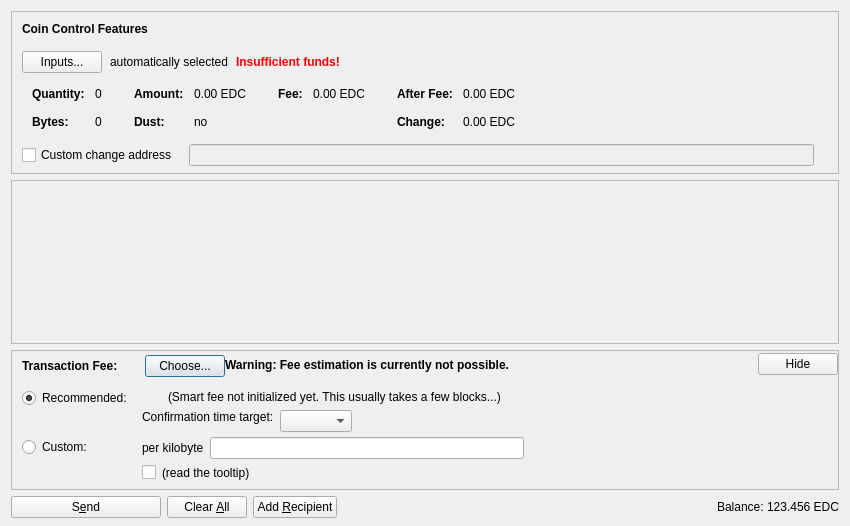
<?xml version="1.0" encoding="UTF-8"?>
<ui version="4.0">
 <class>SendCoinsDialog</class>
 <widget class="QDialog" name="SendCoinsDialog">
  <property name="geometry">
   <rect>
    <x>0</x>
    <y>0</y>
    <width>850</width>
    <height>526</height>
   </rect>
  </property>
  <property name="windowTitle">
   <string>Send Coins</string>
  </property>
  <layout class="QVBoxLayout" name="verticalLayout" stretch="0,1,0,0">
   <property name="bottomMargin">
    <number>8</number>
   </property>
   <item>
    <widget class="QFrame" name="frameCoinControl">
     <property name="sizePolicy">
      <sizepolicy hsizetype="Expanding" vsizetype="Expanding">
       <horstretch>0</horstretch>
       <verstretch>0</verstretch>
      </sizepolicy>
     </property>
     <property name="maximumSize">
      <size>
       <width>16777215</width>
       <height>16777215</height>
      </size>
     </property>
     <property name="frameShape">
      <enum>QFrame::StyledPanel</enum>
     </property>
     <property name="frameShadow">
      <enum>QFrame::Sunken</enum>
     </property>
     <layout class="QVBoxLayout" name="verticalLayoutCoinControl2">
      <property name="spacing">
       <number>0</number>
      </property>
      <property name="leftMargin">
       <number>0</number>
      </property>
      <property name="topMargin">
       <number>0</number>
      </property>
      <property name="rightMargin">
       <number>0</number>
      </property>
      <property name="bottomMargin">
       <number>6</number>
      </property>
      <item>
       <layout class="QVBoxLayout" name="verticalLayoutCoinControl" stretch="0,0,0,0,1">
        <property name="spacing">
         <number>0</number>
        </property>
        <property name="leftMargin">
         <number>10</number>
        </property>
        <property name="topMargin">
         <number>10</number>
        </property>
        <item>
         <layout class="QHBoxLayout" name="horizontalLayoutCoinControl1">
          <property name="bottomMargin">
           <number>15</number>
          </property>
          <item>
           <widget class="QLabel" name="labelCoinControlFeatures">
            <property name="sizePolicy">
             <sizepolicy hsizetype="Preferred" vsizetype="Maximum">
              <horstretch>0</horstretch>
              <verstretch>0</verstretch>
             </sizepolicy>
            </property>
            <property name="font">
             <font>
              <weight>75</weight>
              <bold>true</bold>
             </font>
            </property>
            <property name="styleSheet">
             <string notr="true">font-weight:bold;</string>
            </property>
            <property name="text">
             <string>Coin Control Features</string>
            </property>
           </widget>
          </item>
         </layout>
        </item>
        <item>
         <layout class="QHBoxLayout" name="horizontalLayoutCoinControl2" stretch="0,0,0,0">
          <property name="spacing">
           <number>8</number>
          </property>
          <property name="bottomMargin">
           <number>10</number>
          </property>
          <item>
           <widget class="QPushButton" name="pushButtonCoinControl">
            <property name="styleSheet">
             <string notr="true"/>
            </property>
            <property name="text">
             <string>Inputs...</string>
            </property>
            <property name="autoDefault">
             <bool>false</bool>
            </property>
           </widget>
          </item>
          <item>
           <widget class="QLabel" name="labelCoinControlAutomaticallySelected">
            <property name="text">
             <string>automatically selected</string>
            </property>
            <property name="margin">
             <number>5</number>
            </property>
           </widget>
          </item>
          <item>
           <widget class="QLabel" name="labelCoinControlInsuffFunds">
            <property name="font">
             <font>
              <weight>75</weight>
              <bold>true</bold>
             </font>
            </property>
            <property name="styleSheet">
             <string notr="true">color:red;font-weight:bold;</string>
            </property>
            <property name="text">
             <string>Insufficient funds!</string>
            </property>
            <property name="margin">
             <number>5</number>
            </property>
           </widget>
          </item>
          <item>
           <spacer name="horizontalSpacerCoinControl">
            <property name="orientation">
             <enum>Qt::Horizontal</enum>
            </property>
            <property name="sizeHint" stdset="0">
             <size>
              <width>40</width>
              <height>1</height>
             </size>
            </property>
           </spacer>
          </item>
         </layout>
        </item>
        <item>
         <widget class="QWidget" name="widgetCoinControl" native="true">
          <property name="sizePolicy">
           <sizepolicy hsizetype="Preferred" vsizetype="Preferred">
            <horstretch>0</horstretch>
            <verstretch>0</verstretch>
           </sizepolicy>
          </property>
          <property name="minimumSize">
           <size>
            <width>0</width>
            <height>0</height>
           </size>
          </property>
          <property name="styleSheet">
           <string notr="true"/>
          </property>
          <layout class="QHBoxLayout" name="horizontalLayoutCoinControl5">
           <property name="leftMargin">
            <number>0</number>
           </property>
           <property name="topMargin">
            <number>0</number>
           </property>
           <property name="rightMargin">
            <number>0</number>
           </property>
           <property name="bottomMargin">
            <number>0</number>
           </property>
           <item>
            <layout class="QHBoxLayout" name="horizontalLayoutCoinControl3" stretch="0,0,0,1">
             <property name="spacing">
              <number>20</number>
             </property>
             <property name="topMargin">
              <number>0</number>
             </property>
             <property name="bottomMargin">
              <number>10</number>
             </property>
             <item>
              <layout class="QFormLayout" name="formLayoutCoinControl1">
               <property name="horizontalSpacing">
                <number>10</number>
               </property>
               <property name="verticalSpacing">
                <number>14</number>
               </property>
               <property name="leftMargin">
                <number>10</number>
               </property>
               <property name="topMargin">
                <number>4</number>
               </property>
               <property name="rightMargin">
                <number>6</number>
               </property>
               <item row="0" column="0">
                <widget class="QLabel" name="labelCoinControlQuantityText">
                 <property name="font">
                  <font>
                   <weight>75</weight>
                   <bold>true</bold>
                  </font>
                 </property>
                 <property name="text">
                  <string>Quantity:</string>
                 </property>
                 <property name="margin">
                  <number>0</number>
                 </property>
                </widget>
               </item>
               <item row="0" column="1">
                <widget class="QLabel" name="labelCoinControlQuantity">
                 <property name="cursor">
                  <cursorShape>IBeamCursor</cursorShape>
                 </property>
                 <property name="contextMenuPolicy">
                  <enum>Qt::ActionsContextMenu</enum>
                 </property>
                 <property name="text">
                  <string notr="true">0</string>
                 </property>
                 <property name="margin">
                  <number>0</number>
                 </property>
                 <property name="textInteractionFlags">
                  <set>Qt::LinksAccessibleByMouse|Qt::TextSelectableByKeyboard|Qt::TextSelectableByMouse</set>
                 </property>
                </widget>
               </item>
               <item row="1" column="0">
                <widget class="QLabel" name="labelCoinControlBytesText">
                 <property name="font">
                  <font>
                   <weight>75</weight>
                   <bold>true</bold>
                  </font>
                 </property>
                 <property name="text">
                  <string>Bytes:</string>
                 </property>
                </widget>
               </item>
               <item row="1" column="1">
                <widget class="QLabel" name="labelCoinControlBytes">
                 <property name="cursor">
                  <cursorShape>IBeamCursor</cursorShape>
                 </property>
                 <property name="contextMenuPolicy">
                  <enum>Qt::ActionsContextMenu</enum>
                 </property>
                 <property name="text">
                  <string notr="true">0</string>
                 </property>
                 <property name="textInteractionFlags">
                  <set>Qt::LinksAccessibleByMouse|Qt::TextSelectableByKeyboard|Qt::TextSelectableByMouse</set>
                 </property>
                </widget>
               </item>
              </layout>
             </item>
             <item>
              <layout class="QFormLayout" name="formLayoutCoinControl2">
               <property name="horizontalSpacing">
                <number>10</number>
               </property>
               <property name="verticalSpacing">
                <number>14</number>
               </property>
               <property name="leftMargin">
                <number>6</number>
               </property>
               <property name="topMargin">
                <number>4</number>
               </property>
               <property name="rightMargin">
                <number>6</number>
               </property>
               <item row="0" column="0">
                <widget class="QLabel" name="labelCoinControlAmountText">
                 <property name="font">
                  <font>
                   <weight>75</weight>
                   <bold>true</bold>
                  </font>
                 </property>
                 <property name="text">
                  <string>Amount:</string>
                 </property>
                 <property name="margin">
                  <number>0</number>
                 </property>
                </widget>
               </item>
               <item row="0" column="1">
                <widget class="QLabel" name="labelCoinControlAmount">
                 <property name="cursor">
                  <cursorShape>IBeamCursor</cursorShape>
                 </property>
                 <property name="contextMenuPolicy">
                  <enum>Qt::ActionsContextMenu</enum>
                 </property>
                 <property name="text">
                  <string notr="true">0.00 EDC</string>
                 </property>
                 <property name="textInteractionFlags">
                  <set>Qt::LinksAccessibleByMouse|Qt::TextSelectableByKeyboard|Qt::TextSelectableByMouse</set>
                 </property>
                </widget>
               </item>
               <item row="1" column="0">
                <widget class="QLabel" name="labelCoinControlLowOutputText">
                 <property name="font">
                  <font>
                   <weight>75</weight>
                   <bold>true</bold>
                  </font>
                 </property>
                 <property name="text">
                  <string>Dust:</string>
                 </property>
                </widget>
               </item>
               <item row="1" column="1">
                <widget class="QLabel" name="labelCoinControlLowOutput">
                 <property name="cursor">
                  <cursorShape>IBeamCursor</cursorShape>
                 </property>
                 <property name="contextMenuPolicy">
                  <enum>Qt::ActionsContextMenu</enum>
                 </property>
                 <property name="text">
                  <string notr="true">no</string>
                 </property>
                 <property name="textInteractionFlags">
                  <set>Qt::LinksAccessibleByMouse|Qt::TextSelectableByKeyboard|Qt::TextSelectableByMouse</set>
                 </property>
                </widget>
               </item>
              </layout>
             </item>
             <item>
              <layout class="QFormLayout" name="formLayoutCoinControl3">
               <property name="horizontalSpacing">
                <number>10</number>
               </property>
               <property name="verticalSpacing">
                <number>14</number>
               </property>
               <property name="leftMargin">
                <number>6</number>
               </property>
               <property name="topMargin">
                <number>4</number>
               </property>
               <property name="rightMargin">
                <number>6</number>
               </property>
               <item row="0" column="0">
                <widget class="QLabel" name="labelCoinControlFeeText">
                 <property name="font">
                  <font>
                   <weight>75</weight>
                   <bold>true</bold>
                  </font>
                 </property>
                 <property name="text">
                  <string>Fee:</string>
                 </property>
                 <property name="margin">
                  <number>0</number>
                 </property>
                </widget>
               </item>
               <item row="0" column="1">
                <widget class="QLabel" name="labelCoinControlFee">
                 <property name="cursor">
                  <cursorShape>IBeamCursor</cursorShape>
                 </property>
                 <property name="contextMenuPolicy">
                  <enum>Qt::ActionsContextMenu</enum>
                 </property>
                 <property name="text">
                  <string notr="true">0.00 EDC</string>
                 </property>
                 <property name="textInteractionFlags">
                  <set>Qt::LinksAccessibleByMouse|Qt::TextSelectableByKeyboard|Qt::TextSelectableByMouse</set>
                 </property>
                </widget>
               </item>
              </layout>
             </item>
             <item>
              <layout class="QFormLayout" name="formLayoutCoinControl4">
               <property name="horizontalSpacing">
                <number>10</number>
               </property>
               <property name="verticalSpacing">
                <number>14</number>
               </property>
               <property name="leftMargin">
                <number>6</number>
               </property>
               <property name="topMargin">
                <number>4</number>
               </property>
               <property name="rightMargin">
                <number>6</number>
               </property>
               <item row="0" column="0">
                <widget class="QLabel" name="labelCoinControlAfterFeeText">
                 <property name="font">
                  <font>
                   <weight>75</weight>
                   <bold>true</bold>
                  </font>
                 </property>
                 <property name="text">
                  <string>After Fee:</string>
                 </property>
                 <property name="margin">
                  <number>0</number>
                 </property>
                </widget>
               </item>
               <item row="0" column="1">
                <widget class="QLabel" name="labelCoinControlAfterFee">
                 <property name="cursor">
                  <cursorShape>IBeamCursor</cursorShape>
                 </property>
                 <property name="contextMenuPolicy">
                  <enum>Qt::ActionsContextMenu</enum>
                 </property>
                 <property name="text">
                  <string notr="true">0.00 EDC</string>
                 </property>
                 <property name="textInteractionFlags">
                  <set>Qt::LinksAccessibleByMouse|Qt::TextSelectableByKeyboard|Qt::TextSelectableByMouse</set>
                 </property>
                </widget>
               </item>
               <item row="1" column="0">
                <widget class="QLabel" name="labelCoinControlChangeText">
                 <property name="font">
                  <font>
                   <weight>75</weight>
                   <bold>true</bold>
                  </font>
                 </property>
                 <property name="text">
                  <string>Change:</string>
                 </property>
                </widget>
               </item>
               <item row="1" column="1">
                <widget class="QLabel" name="labelCoinControlChange">
                 <property name="cursor">
                  <cursorShape>IBeamCursor</cursorShape>
                 </property>
                 <property name="contextMenuPolicy">
                  <enum>Qt::ActionsContextMenu</enum>
                 </property>
                 <property name="text">
                  <string notr="true">0.00 EDC</string>
                 </property>
                 <property name="textInteractionFlags">
                  <set>Qt::LinksAccessibleByMouse|Qt::TextSelectableByKeyboard|Qt::TextSelectableByMouse</set>
                 </property>
                </widget>
               </item>
              </layout>
             </item>
            </layout>
           </item>
          </layout>
         </widget>
        </item>
        <item>
         <layout class="QHBoxLayout" name="horizontalLayoutCoinControl4" stretch="0,0,0">
          <property name="spacing">
           <number>12</number>
          </property>
          <property name="sizeConstraint">
           <enum>QLayout::SetDefaultConstraint</enum>
          </property>
          <property name="topMargin">
           <number>5</number>
          </property>
          <property name="rightMargin">
           <number>5</number>
          </property>
          <item>
           <widget class="QCheckBox" name="checkBoxCoinControlChange">
            <property name="toolTip">
             <string>If this is activated, but the change address is empty or invalid, change will be sent to a newly generated address.</string>
            </property>
            <property name="text">
             <string>Custom change address</string>
            </property>
           </widget>
          </item>
          <item>
           <widget class="QValidatedLineEdit" name="lineEditCoinControlChange">
            <property name="enabled">
             <bool>false</bool>
            </property>
            <property name="sizePolicy">
             <sizepolicy hsizetype="Expanding" vsizetype="Fixed">
              <horstretch>0</horstretch>
              <verstretch>0</verstretch>
             </sizepolicy>
            </property>
           </widget>
          </item>
          <item>
           <widget class="QLabel" name="labelCoinControlChangeLabel">
            <property name="sizePolicy">
             <sizepolicy hsizetype="Preferred" vsizetype="Expanding">
              <horstretch>0</horstretch>
              <verstretch>0</verstretch>
             </sizepolicy>
            </property>
            <property name="minimumSize">
             <size>
              <width>0</width>
              <height>0</height>
             </size>
            </property>
            <property name="text">
             <string/>
            </property>
            <property name="margin">
             <number>3</number>
            </property>
           </widget>
          </item>
         </layout>
        </item>
        <item>
         <spacer name="verticalSpacerCoinControl">
          <property name="orientation">
           <enum>Qt::Vertical</enum>
          </property>
          <property name="sizeHint" stdset="0">
           <size>
            <width>800</width>
            <height>1</height>
           </size>
          </property>
         </spacer>
        </item>
       </layout>
      </item>
     </layout>
    </widget>
   </item>
   <item>
    <widget class="QScrollArea" name="scrollArea">
     <property name="widgetResizable">
      <bool>true</bool>
     </property>
     <widget class="QWidget" name="scrollAreaWidgetContents">
      <property name="geometry">
       <rect>
        <x>0</x>
        <y>0</y>
        <width>830</width>
        <height>104</height>
       </rect>
      </property>
      <layout class="QVBoxLayout" name="verticalLayout_2" stretch="0,1">
       <property name="leftMargin">
        <number>0</number>
       </property>
       <property name="topMargin">
        <number>0</number>
       </property>
       <property name="rightMargin">
        <number>0</number>
       </property>
       <property name="bottomMargin">
        <number>0</number>
       </property>
       <item>
        <layout class="QVBoxLayout" name="entries">
         <property name="spacing">
          <number>6</number>
         </property>
        </layout>
       </item>
       <item>
        <spacer name="verticalSpacer">
         <property name="orientation">
          <enum>Qt::Vertical</enum>
         </property>
         <property name="sizeHint" stdset="0">
          <size>
           <width>20</width>
           <height>40</height>
          </size>
         </property>
        </spacer>
       </item>
      </layout>
     </widget>
    </widget>
   </item>
   <item>
    <widget class="QFrame" name="frameFee">
     <property name="sizePolicy">
      <sizepolicy hsizetype="Expanding" vsizetype="Expanding">
       <horstretch>0</horstretch>
       <verstretch>0</verstretch>
      </sizepolicy>
     </property>
     <property name="maximumSize">
      <size>
       <width>16777215</width>
       <height>16777215</height>
      </size>
     </property>
     <property name="frameShape">
      <enum>QFrame::StyledPanel</enum>
     </property>
     <property name="frameShadow">
      <enum>QFrame::Sunken</enum>
     </property>
     <layout class="QVBoxLayout" name="verticalLayoutFee1">
      <property name="spacing">
       <number>0</number>
      </property>
      <property name="leftMargin">
       <number>0</number>
      </property>
      <property name="topMargin">
       <number>0</number>
      </property>
      <property name="rightMargin">
       <number>0</number>
      </property>
      <property name="bottomMargin">
       <number>0</number>
      </property>
      <item>
       <layout class="QVBoxLayout" name="verticalLayoutFee2" stretch="0,0,0">
        <property name="spacing">
         <number>0</number>
        </property>
        <property name="leftMargin">
         <number>10</number>
        </property>
        <property name="topMargin">
         <number>0</number>
        </property>
        <item>
         <layout class="QHBoxLayout" name="horizontalLayoutFee1">
          <property name="bottomMargin">
           <number>0</number>
          </property>
          <item>
           <layout class="QVBoxLayout" name="verticalLayoutFee7">
            <property name="spacing">
             <number>0</number>
            </property>
            <item>
             <spacer name="verticalSpacerSmartFee">
              <property name="orientation">
               <enum>Qt::Vertical</enum>
              </property>
              <property name="sizeType">
               <enum>QSizePolicy::Fixed</enum>
              </property>
              <property name="sizeHint" stdset="0">
               <size>
                <width>1</width>
                <height>4</height>
               </size>
              </property>
             </spacer>
            </item>
            <item>
             <layout class="QHBoxLayout" name="horizontalLayoutSmartFee">
              <property name="spacing">
               <number>10</number>
              </property>
              <item>
               <widget class="QLabel" name="labelFeeHeadline">
                <property name="sizePolicy">
                 <sizepolicy hsizetype="Preferred" vsizetype="Maximum">
                  <horstretch>0</horstretch>
                  <verstretch>0</verstretch>
                 </sizepolicy>
                </property>
                <property name="font">
                 <font>
                  <weight>75</weight>
                  <bold>true</bold>
                 </font>
                </property>
                <property name="styleSheet">
                 <string notr="true">font-weight:bold;</string>
                </property>
                <property name="text">
                 <string>Transaction Fee:</string>
                </property>
               </widget>
              </item>
              <item>
               <widget class="QLabel" name="labelFeeMinimized">
                <property name="text">
                 <string/>
                </property>
               </widget>
              </item>
              <item>
               <widget class="QPushButton" name="buttonChooseFee">
                <property name="text">
                 <string>Choose...</string>
                </property>
               </widget>
              </item>
             </layout>
            </item>
            <item>
             <spacer name="verticalSpacer_5">
              <property name="orientation">
               <enum>Qt::Vertical</enum>
              </property>
              <property name="sizeHint" stdset="0">
               <size>
                <width>1</width>
                <height>1</height>
               </size>
              </property>
             </spacer>
            </item>
           </layout>
          </item>
          <item>
           <widget class="QLabel" name="fallbackFeeWarningLabel">
            <property name="toolTip">
             <string>Using the fallbackfee can result in sending a transaction that will take several hours or days (or never) to confirm. Consider choosing your fee manually or wait until you have validated the complete chain.</string>
            </property>
            <property name="font">
            <font>
                <weight>75</weight>
                <bold>true</bold>
            </font>
            </property>
            <property name="text">
             <string>Warning: Fee estimation is currently not possible.</string>
            </property>
            <property name="wordWrap">
             <bool>false</bool>
            </property>
           </widget>
          </item>
          <item>
           <spacer name="horizontalSpacer_4">
            <property name="orientation">
             <enum>Qt::Horizontal</enum>
            </property>
            <property name="sizeType">
             <enum>QSizePolicy::MinimumExpanding</enum>
            </property>
            <property name="sizeHint" stdset="0">
             <size>
              <width>40</width>
              <height>20</height>
             </size>
            </property>
           </spacer>
          </item>
          <item>
           <widget class="QPushButton" name="buttonMinimizeFee">
            <property name="toolTip">
             <string>collapse fee-settings</string>
            </property>
            <property name="text">
             <string>Hide</string>
            </property>
           </widget>
          </item>
         </layout>
        </item>
        <item>
         <widget class="QFrame" name="frameFeeSelection">
          <layout class="QVBoxLayout" name="verticalLayoutFee12">
           <property name="spacing">
            <number>0</number>
           </property>
           <property name="leftMargin">
            <number>0</number>
           </property>
           <property name="topMargin">
            <number>0</number>
           </property>
           <property name="rightMargin">
            <number>0</number>
           </property>
           <property name="bottomMargin">
            <number>0</number>
           </property>
           <item>
            <layout class="QGridLayout" name="gridLayoutFee">
             <property name="topMargin">
              <number>10</number>
             </property>
             <property name="bottomMargin">
              <number>4</number>
             </property>
             <property name="horizontalSpacing">
              <number>10</number>
             </property>
             <property name="verticalSpacing">
              <number>4</number>
             </property>
             <item row="1" column="1">
              <layout class="QVBoxLayout" name="verticalLayoutFee8">
               <property name="spacing">
                <number>6</number>
               </property>
               <item>
                <layout class="QHBoxLayout" name="horizontalLayoutFee13">
                 <item>
                  <widget class="QLabel" name="labelCustomPerKilobyte">
                   <property name="toolTip">
                    <string>If the custom fee is set to 1000 satoshis and the transaction is only 250 bytes, then &quot;per kilobyte&quot; only pays 250 satoshis in fee, while &quot;total at least&quot; pays 1000 satoshis. For transactions bigger than a kilobyte both pay by kilobyte.</string>
                   </property>
                   <property name="text">
                    <string>per kilobyte</string>
                   </property>
                  </widget>
                 </item>
                 <item>
                  <widget class="BitcoinAmountField" name="customFee"/>
                 </item>
                 <item>
                  <spacer name="horizontalSpacer_6">
                   <property name="orientation">
                    <enum>Qt::Horizontal</enum>
                   </property>
                   <property name="sizeHint" stdset="0">
                    <size>
                     <width>1</width>
                     <height>1</height>
                    </size>
                   </property>
                  </spacer>
                 </item>
                </layout>
               </item>
               <item>
                <layout class="QHBoxLayout" name="horizontalLayoutFee8">
                 <item>
                  <widget class="QCheckBox" name="checkBoxMinimumFee">
                   <property name="toolTip">
                    <string>Paying only the minimum fee is just fine as long as there is less transaction volume than space in the blocks. But be aware that this can end up in a never confirming transaction once there is more demand for educacoin transactions than the network can process.</string>
                   </property>
                   <property name="text">
                    <string/>
                   </property>
                  </widget>
                 </item>
                 <item>
                  <widget class="QLabel" name="labelMinFeeWarning">
                   <property name="enabled">
                    <bool>true</bool>
                   </property>
                   <property name="toolTip">
                    <string>Paying only the minimum fee is just fine as long as there is less transaction volume than space in the blocks. But be aware that this can end up in a never confirming transaction once there is more demand for educacoin transactions than the network can process.</string>
                   </property>
                   <property name="text">
                    <string>(read the tooltip)</string>
                   </property>
                   <property name="margin">
                    <number>5</number>
                   </property>
                  </widget>
                 </item>
                 <item>
                  <spacer name="horizontalSpacer_2">
                   <property name="orientation">
                    <enum>Qt::Horizontal</enum>
                   </property>
                   <property name="sizeHint" stdset="0">
                    <size>
                     <width>1</width>
                     <height>1</height>
                    </size>
                   </property>
                  </spacer>
                 </item>
                </layout>
               </item>
              </layout>
             </item>
             <item row="0" column="0">
              <layout class="QVBoxLayout" name="verticalLayoutFee4" stretch="0,1">
               <item>
                <widget class="QRadioButton" name="radioSmartFee">
                 <property name="text">
                  <string>Recommended:</string>
                 </property>
                 <property name="checked">
                  <bool>true</bool>
                 </property>
                 <attribute name="buttonGroup">
                  <string notr="true">groupFee</string>
                 </attribute>
                </widget>
               </item>
               <item>
                <spacer name="verticalSpacer_2">
                 <property name="orientation">
                  <enum>Qt::Vertical</enum>
                 </property>
                 <property name="sizeHint" stdset="0">
                  <size>
                   <width>1</width>
                   <height>1</height>
                  </size>
                 </property>
                </spacer>
               </item>
              </layout>
             </item>
             <item row="1" column="0">
              <layout class="QVBoxLayout" name="verticalLayoutFee9" stretch="0,1">
               <item>
                <widget class="QRadioButton" name="radioCustomFee">
                 <property name="text">
                  <string>Custom:</string>
                 </property>
                 <attribute name="buttonGroup">
                  <string notr="true">groupFee</string>
                 </attribute>
                </widget>
               </item>
               <item>
                <spacer name="verticalSpacer_6">
                 <property name="orientation">
                  <enum>Qt::Vertical</enum>
                 </property>
                 <property name="sizeHint" stdset="0">
                  <size>
                   <width>1</width>
                   <height>1</height>
                  </size>
                 </property>
                </spacer>
               </item>
              </layout>
             </item>
             <item row="0" column="1">
              <layout class="QVBoxLayout" name="verticalLayoutFee3" stretch="0,0,1">
               <property name="spacing">
                <number>6</number>
               </property>
               <property name="topMargin">
                <number>2</number>
               </property>
               <item>
                <layout class="QHBoxLayout" name="horizontalLayoutFee12">
                 <item>
                  <widget class="QLabel" name="labelSmartFee">
                   <property name="text">
                    <string/>
                   </property>
                   <property name="margin">
                    <number>2</number>
                   </property>
                  </widget>
                 </item>
                 <item>
                  <widget class="QLabel" name="labelFeeEstimation">
                   <property name="text">
                    <string/>
                   </property>
                  </widget>
                 </item>
                 <item>
                  <widget class="QLabel" name="labelSmartFee2">
                   <property name="text">
                    <string>(Smart fee not initialized yet. This usually takes a few blocks...)</string>
                   </property>
                   <property name="margin">
                    <number>2</number>
                   </property>
                  </widget>
                 </item>
                 <item>
                  <spacer name="horizontalSpacer_5">
                   <property name="orientation">
                    <enum>Qt::Horizontal</enum>
                   </property>
                   <property name="sizeHint" stdset="0">
                    <size>
                     <width>1</width>
                     <height>1</height>
                    </size>
                   </property>
                  </spacer>
                 </item>
                </layout>
               </item>
               <item>
                <layout class="QHBoxLayout" name="horizontalLayoutFee9">
                 <item>
                  <layout class="QVBoxLayout" name="verticalLayoutFee6">
                   <item>
                    <widget class="QLabel" name="labelSmartFee3">
                     <property name="text">
                      <string>Confirmation time target:</string>
                     </property>
                     <property name="margin">
                      <number>2</number>
                     </property>
                    </widget>
                   </item>
                   <item>
                    <spacer name="verticalSpacer_3">
                     <property name="orientation">
                      <enum>Qt::Vertical</enum>
                     </property>
                     <property name="sizeHint" stdset="0">
                      <size>
                       <width>1</width>
                       <height>1</height>
                      </size>
                     </property>
                    </spacer>
                   </item>
                  </layout>
                 </item>
                 <item>
                  <layout class="QVBoxLayout" name="verticalLayoutFee5">
                   <property name="rightMargin">
                    <number>30</number>
                   </property>
                   <item>
                    <layout class="QHBoxLayout" name="horizontalLayoutConfTarget">
                     <property name="bottomMargin">
                      <number>0</number>
                     </property>
                     <item>
                      <widget class="QComboBox" name="confTargetSelector"/>
                     </item>
                     <item>
                      <spacer name="horizontalSpacerConfTarget">
                       <property name="orientation">
                        <enum>Qt::Horizontal</enum>
                       </property>
                       <property name="sizeHint" stdset="0">
                        <size>
                         <width>40</width>
                         <height>20</height>
                        </size>
                       </property>
                      </spacer>
                     </item>
                    </layout>
                   </item>
                  </layout>
                 </item>
                </layout>
               </item>
               <item>
                <spacer name="verticalSpacer_4">
                 <property name="orientation">
                  <enum>Qt::Vertical</enum>
                 </property>
                 <property name="sizeHint" stdset="0">
                  <size>
                   <width>1</width>
                   <height>1</height>
                  </size>
                 </property>
                </spacer>
               </item>
              </layout>
             </item>
            </layout>
           </item>
          </layout>
         </widget>
        </item>
        <item>
         <spacer name="verticalSpacerFee">
          <property name="orientation">
           <enum>Qt::Vertical</enum>
          </property>
          <property name="sizeHint" stdset="0">
           <size>
            <width>40</width>
            <height>5</height>
           </size>
          </property>
         </spacer>
        </item>
       </layout>
      </item>
     </layout>
    </widget>
   </item>
   <item>
    <layout class="QHBoxLayout" name="horizontalLayout">
     <item>
      <widget class="QPushButton" name="sendButton">
       <property name="minimumSize">
        <size>
         <width>150</width>
         <height>0</height>
        </size>
       </property>
       <property name="toolTip">
        <string>Confirm the send action</string>
       </property>
       <property name="text">
        <string>S&amp;end</string>
       </property>
       <property name="icon">
        <iconset resource="../bitcoin.qrc">
         <normaloff>:/icons/send</normaloff>:/icons/send</iconset>
       </property>
       <property name="autoDefault">
        <bool>false</bool>
       </property>
       <property name="default">
        <bool>false</bool>
       </property>
      </widget>
     </item>
     <item>
      <widget class="QPushButton" name="clearButton">
       <property name="sizePolicy">
        <sizepolicy hsizetype="Minimum" vsizetype="Fixed">
         <horstretch>0</horstretch>
         <verstretch>0</verstretch>
        </sizepolicy>
       </property>
       <property name="toolTip">
        <string>Clear all fields of the form.</string>
       </property>
       <property name="text">
        <string>Clear &amp;All</string>
       </property>
       <property name="icon">
        <iconset resource="../bitcoin.qrc">
         <normaloff>:/icons/remove</normaloff>:/icons/remove</iconset>
       </property>
       <property name="autoDefault">
        <bool>false</bool>
       </property>
      </widget>
     </item>
     <item>
      <widget class="QPushButton" name="addButton">
       <property name="toolTip">
        <string>Send to multiple recipients at once</string>
       </property>
       <property name="text">
        <string>Add &amp;Recipient</string>
       </property>
       <property name="icon">
        <iconset resource="../bitcoin.qrc">
         <normaloff>:/icons/add</normaloff>:/icons/add</iconset>
       </property>
       <property name="autoDefault">
        <bool>false</bool>
       </property>
      </widget>
     </item>
     <item>
      <spacer name="horizontalSpacer">
       <property name="orientation">
        <enum>Qt::Horizontal</enum>
       </property>
       <property name="sizeHint" stdset="0">
        <size>
         <width>40</width>
         <height>20</height>
        </size>
       </property>
      </spacer>
     </item>
     <item>
      <layout class="QHBoxLayout" name="horizontalLayout_2">
       <property name="spacing">
        <number>3</number>
       </property>
       <item>
        <widget class="QLabel" name="label">
         <property name="sizePolicy">
          <sizepolicy hsizetype="Preferred" vsizetype="Fixed">
           <horstretch>0</horstretch>
           <verstretch>0</verstretch>
          </sizepolicy>
         </property>
         <property name="text">
          <string>Balance:</string>
         </property>
        </widget>
       </item>
       <item>
        <widget class="QLabel" name="labelBalance">
         <property name="sizePolicy">
          <sizepolicy hsizetype="Preferred" vsizetype="Fixed">
           <horstretch>0</horstretch>
           <verstretch>0</verstretch>
          </sizepolicy>
         </property>
         <property name="cursor">
          <cursorShape>IBeamCursor</cursorShape>
         </property>
         <property name="text">
          <string notr="true">123.456 EDC</string>
         </property>
         <property name="textInteractionFlags">
          <set>Qt::LinksAccessibleByMouse|Qt::TextSelectableByKeyboard|Qt::TextSelectableByMouse</set>
         </property>
        </widget>
       </item>
      </layout>
     </item>
    </layout>
   </item>
  </layout>
 </widget>
 <customwidgets>
  <customwidget>
   <class>QValidatedLineEdit</class>
   <extends>QLineEdit</extends>
   <header>qt/qvalidatedlineedit.h</header>
  </customwidget>
  <customwidget>
   <class>BitcoinAmountField</class>
   <extends>QLineEdit</extends>
   <header>qt/bitcoinamountfield.h</header>
   <container>1</container>
  </customwidget>
 </customwidgets>
 <resources>
  <include location="../bitcoin.qrc"/>
 </resources>
 <connections/>
 <buttongroups>
  <buttongroup name="groupFee"/>
 </buttongroups>
</ui>
